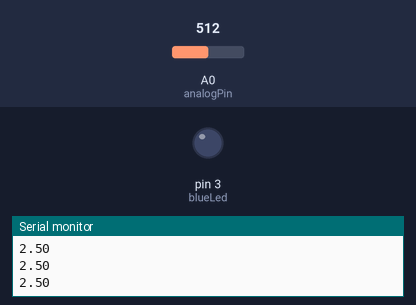
The sketch below on a simulated Arduino Uno, built with avr-gcc and run on an emulated ATmega328P. Shown: output pins drawn as LEDs (lit = HIGH), the last lines printed to the serial monitor. The test bench sets the inputs (shaded band); at power-on: A0 (analogPin) = 512.

Above: at 1.2 s.
1.3 s: A0 (analogPin) set to 604
2.8 s: A0 (analogPin) set to 623
At 3.7 s:
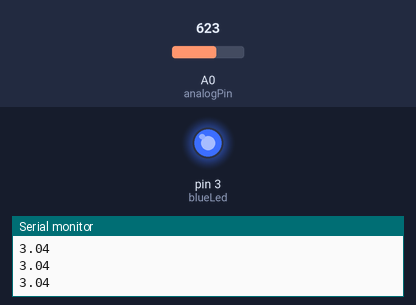
4.3 s: A0 (analogPin) set to 511
At 4.8 s:
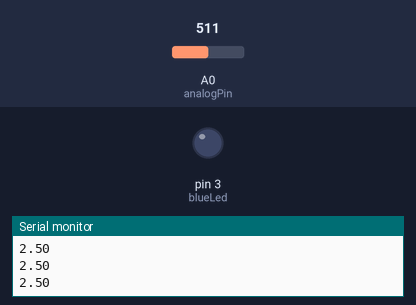
5.8 s: A0 (analogPin) set to 716
At 6.1 s:
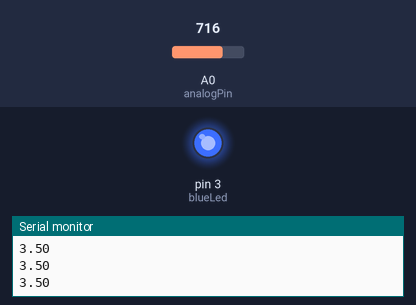
Timing chart, 0 to 8.3 s (numbered marks = the images above; inputs shaded):
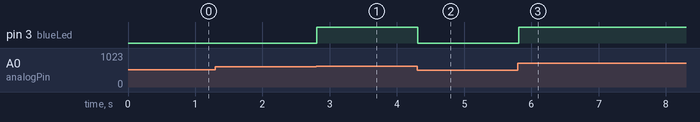

Measured:
- the behaviour switches between 613 and 614 on A0 (analogPin) (found by bisection; images 0 and 1)
- after the input at 2.8 s, pin 3 (blueLed): LOW → HIGH at once
- after the input at 4.3 s, pin 3 (blueLed): HIGH → LOW at once
- after the input at 5.8 s, pin 3 (blueLed): LOW → HIGH at once

The sketch:

sketch_may6a.ino
```cpp
// C++ code
//

int analogPin = A0;
float V2;
double analogVal;
int blueLed = 3;
int luz = 100;

void setup()

{
pinMode(analogPin, INPUT);
  Serial.begin(9600);
  pinMode(blueLed, OUTPUT);

}

void loop()
{
  analogVal = analogRead(analogPin);
  int valorPWM = map(analogVal, 0, 1023, 0, 255);
  Serial.println(V2);
  V2=(5*analogVal)/1023.;

  if(V2>=3.00){

  digitalWrite(blueLed, HIGH);

  }
  else{
  digitalWrite(blueLed, LOW);
  }
}
```
